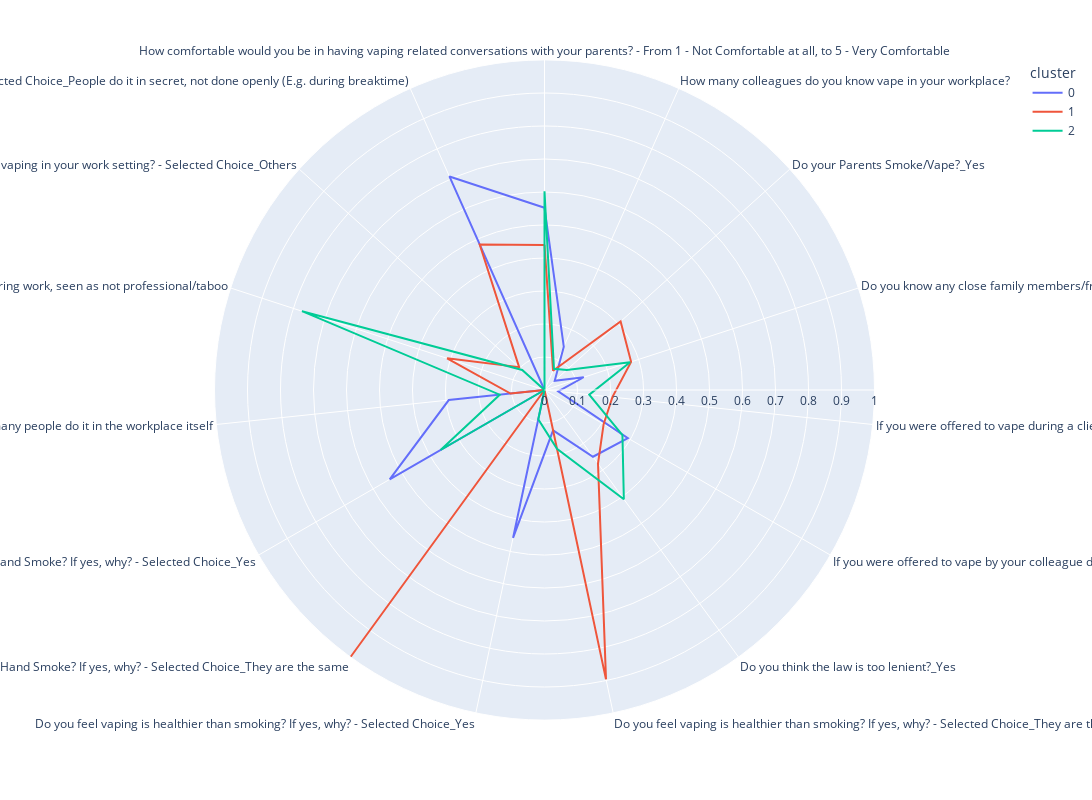

Notebook source saved alongside this figure:
### Code cell
polar=gmmdata.groupby("cluster").mean().reset_index()
polar=pd.melt(polar,id_vars=["cluster"])
fig3 = px.line_polar(polar, r="value", theta="variable", color="cluster", line_close=True,height=800,width=1400)
fig3.show()

### Figure 1 — Plotly figure (JSON) as saved in the notebook; plotly's stock layout.template omitted (floating-point values rounded to 4 significant figures)
{"data": [{"hovertemplate": "cluster=0<br>value=%{r}<br>variable=%{theta}<extra></extra>", "legendgroup": "0", "line": {"color": "#636efa", "dash": "solid"}, "marker": {"symbol": "circle"}, "mode": "lines", "name": "0", "r": [0.5521, 0.1438, 0.04167, 0.125, 0.04167, 0.2917, 0.25, 0.125, 0.4583, 0, 0.5417, 0.2917, 0, 0, 0.7083, 0.5521], "showlegend": true, "subplot": "polar", "theta": ["How comfortable would you be in having vaping related conversations with your parents? - From 1 - Not Comfortable at all, to 5 - Very Comfortable", "How many colleagues do you know vape in your workplace?", "Do your Parents Smoke/Vape?_Yes", "Do you know any close family members/friends that have smoking/vaping related illnesses?_Yes", "If you were offered to vape during a client meeting by your boss or client, would you be pressured to accept? \r\nwhy? - Selected Choice_Yes", "If you were offered to vape by your colleague during social situations, would you accept? (E.g during team gatherings) \r\n why? - Selected Choice_Yes", "Do you think the law is too lenient?_Yes", "Do you feel vaping is healthier than smoking? If yes, why? - Selected Choice_They are the same", "Do you feel vaping is healthier than smoking? If yes, why? - Selected Choice_Yes", "Do you think 2nd Hand Vape is healthier than 2nd Hand Smoke? If yes, why? - Selected Choice_They are the same", "Do you think 2nd Hand Vape is healthier than 2nd Hand Smoke? If yes, why? - Selected Choice_Yes", "What is the attitude towards vaping in your work setting? - Selected Choice_Acceptable, many people do it in the workplace itself", "What is the attitude towards vaping in your work setting? - Selected Choice_Nobody vapes during work, seen as not professional/taboo", "What is the attitude towards vaping in your work setting? - Selected Choice_Others", "What is the attitude towards vaping in your work setting? - Selected Choice_People do it in secret, not done openly (E.g. during breaktime)", "How comfortable would you be in having vaping related conversations with your parents? - From 1 - Not Comfortable at all, to 5 - Very Comfortable"], "type": "scatterpolar"}, {"hovertemplate": "cluster=1<br>value=%{r}<br>variable=%{theta}<extra></extra>", "legendgroup": "1", "line": {"color": "#EF553B", "dash": "solid"}, "marker": {"symbol": "circle"}, "mode": "lines", "name": "1", "r": [0.4397, 0.06379, 0.3103, 0.2759, 0.2069, 0.2069, 0.2759, 0.8966, 0, 1, 0, 0.1034, 0.3103, 0.1034, 0.4828, 0.4397], "showlegend": true, "subplot": "polar", "theta": ["How comfortable would you be in having vaping related conversations with your parents? - From 1 - Not Comfortable at all, to 5 - Very Comfortable", "How many colleagues do you know vape in your workplace?", "Do your Parents Smoke/Vape?_Yes", "Do you know any close family members/friends that have smoking/vaping related illnesses?_Yes", "If you were offered to vape during a client meeting by your boss or client, would you be pressured to accept? \r\nwhy? - Selected Choice_Yes", "If you were offered to vape by your colleague during social situations, would you accept? (E.g during team gatherings) \r\n why? - Selected Choice_Yes", "Do you think the law is too lenient?_Yes", "Do you feel vaping is healthier than smoking? If yes, why? - Selected Choice_They are the same", "Do you feel vaping is healthier than smoking? If yes, why? - Selected Choice_Yes", "Do you think 2nd Hand Vape is healthier than 2nd Hand Smoke? If yes, why? - Selected Choice_They are the same", "Do you think 2nd Hand Vape is healthier than 2nd Hand Smoke? If yes, why? - Selected Choice_Yes", "What is the attitude towards vaping in your work setting? - Selected Choice_Acceptable, many people do it in the workplace itself", "What is the attitude towards vaping in your work setting? - Selected Choice_Nobody vapes during work, seen as not professional/taboo", "What is the attitude towards vaping in your work setting? - Selected Choice_Others", "What is the attitude towards vaping in your work setting? - Selected Choice_People do it in secret, not done openly (E.g. during breaktime)", "How comfortable would you be in having vaping related conversations with your parents? - From 1 - Not Comfortable at all, to 5 - Very Comfortable"], "type": "scatterpolar"}, {"hovertemplate": "cluster=2<br>value=%{r}<br>variable=%{theta}<extra></extra>", "legendgroup": "2", "line": {"color": "#00cc96", "dash": "solid"}, "marker": {"symbol": "circle"}, "mode": "lines", "name": "2", "r": [0.6023, 0.07045, 0.09091, 0.2727, 0.1364, 0.2727, 0.4091, 0.1818, 0.09091, 0, 0.3636, 0.1364, 0.7727, 0.09091, 0, 0.6023], "showlegend": true, "subplot": "polar", "theta": ["How comfortable would you be in having vaping related conversations with your parents? - From 1 - Not Comfortable at all, to 5 - Very Comfortable", "How many colleagues do you know vape in your workplace?", "Do your Parents Smoke/Vape?_Yes", "Do you know any close family members/friends that have smoking/vaping related illnesses?_Yes", "If you were offered to vape during a client meeting by your boss or client, would you be pressured to accept? \r\nwhy? - Selected Choice_Yes", "If you were offered to vape by your colleague during social situations, would you accept? (E.g during team gatherings) \r\n why? - Selected Choice_Yes", "Do you think the law is too lenient?_Yes", "Do you feel vaping is healthier than smoking? If yes, why? - Selected Choice_They are the same", "Do you feel vaping is healthier than smoking? If yes, why? - Selected Choice_Yes", "Do you think 2nd Hand Vape is healthier than 2nd Hand Smoke? If yes, why? - Selected Choice_They are the same", "Do you think 2nd Hand Vape is healthier than 2nd Hand Smoke? If yes, why? - Selected Choice_Yes", "What is the attitude towards vaping in your work setting? - Selected Choice_Acceptable, many people do it in the workplace itself", "What is the attitude towards vaping in your work setting? - Selected Choice_Nobody vapes during work, seen as not professional/taboo", "What is the attitude towards vaping in your work setting? - Selected Choice_Others", "What is the attitude towards vaping in your work setting? - Selected Choice_People do it in secret, not done openly (E.g. during breaktime)", "How comfortable would you be in having vaping related conversations with your parents? - From 1 - Not Comfortable at all, to 5 - Very Comfortable"], "type": "scatterpolar"}], "layout": {"height": 800, "legend": {"title": {"text": "cluster"}, "tracegroupgap": 0}, "margin": {"t": 60}, "polar": {"angularaxis": {"direction": "clockwise", "rotation": 90}, "domain": {"x": [0, 1], "y": [0, 1]}}, "width": 1400}}
